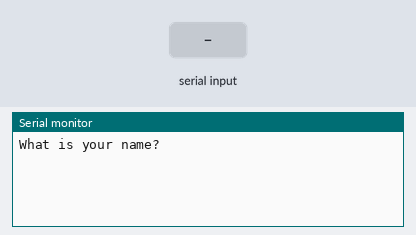
This sketch was run on a simulated Arduino Uno, built with avr-gcc and run on an emulated ATmega328P. On the bench: the last lines printed to the serial monitor. The test bench sets the inputs (shaded band).

Above: at 1.2 s.
1.3 s: "1" received over Serial
At 2.7 s:
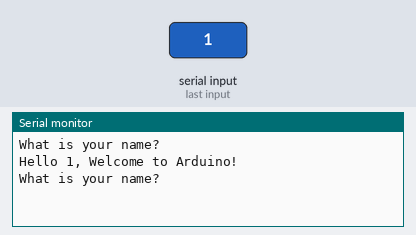
3.8 s: "0" received over Serial
At 5.2 s:
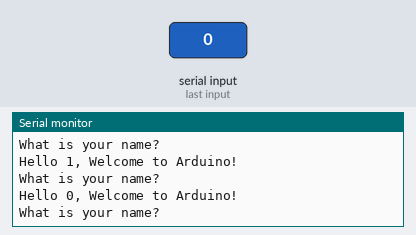
5.3 s: "2" received over Serial
At 6.9 s:
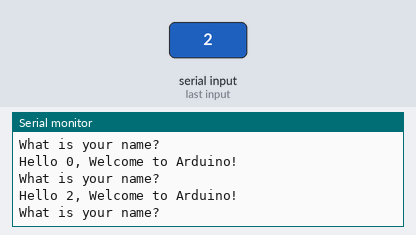

Measured:
- after the input at 1.3 s, the serial monitor: prints a new line after 1.0 s (image 1)
- after the input at 3.8 s, the serial monitor: prints a new line after 1.0 s (image 2)
- after the input at 5.3 s, the serial monitor: prints a new line after 1.0 s (image 3)

The sketch:

19_Reading_Strings_Serial_Monitor.ino
```cpp
String question = "What is your name? ";
String greeting1 = "Hello ";
String greeting2 = ", Welcome to Arduino!";

String name;

void setup() {
  // put your setup code here, to run once:
  Serial.begin(9600);
}

void loop() {
  // put your main code here, to run repeatedly:
  Serial.println(question);

  while(Serial.available() == 0){

  }

  name = Serial.readString();

  Serial.print(greeting1);
  Serial.print(name);
  Serial.println(greeting2);

  Serial.println();

}
```
